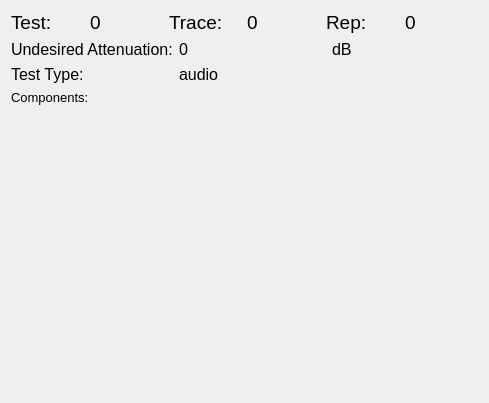
<?xml version="1.0" encoding="UTF-8"?>
<ui version="4.0">
 <class>StimDetailWidget</class>
 <widget class="QWidget" name="StimDetailWidget">
  <property name="geometry">
   <rect>
    <x>0</x>
    <y>0</y>
    <width>489</width>
    <height>403</height>
   </rect>
  </property>
  <property name="windowTitle">
   <string>Form</string>
  </property>
  <layout class="QVBoxLayout" name="verticalLayout">
   <item>
    <layout class="QHBoxLayout" name="horizontalLayout">
     <item>
      <widget class="QLabel" name="label">
       <property name="font">
        <font>
         <pointsize>14</pointsize>
        </font>
       </property>
       <property name="text">
        <string>Test:</string>
       </property>
      </widget>
     </item>
     <item>
      <widget class="QLabel" name="testNum">
       <property name="font">
        <font>
         <pointsize>14</pointsize>
        </font>
       </property>
       <property name="text">
        <string>0</string>
       </property>
      </widget>
     </item>
     <item>
      <widget class="QLabel" name="label_2">
       <property name="font">
        <font>
         <pointsize>14</pointsize>
        </font>
       </property>
       <property name="text">
        <string>Trace:</string>
       </property>
      </widget>
     </item>
     <item>
      <widget class="QLabel" name="traceNum">
       <property name="font">
        <font>
         <pointsize>14</pointsize>
        </font>
       </property>
       <property name="text">
        <string>0</string>
       </property>
      </widget>
     </item>
     <item>
      <widget class="QLabel" name="label_3">
       <property name="font">
        <font>
         <pointsize>14</pointsize>
        </font>
       </property>
       <property name="text">
        <string>Rep:</string>
       </property>
      </widget>
     </item>
     <item>
      <widget class="QLabel" name="repNum">
       <property name="font">
        <font>
         <pointsize>14</pointsize>
        </font>
       </property>
       <property name="text">
        <string>0</string>
       </property>
      </widget>
     </item>
    </layout>
   </item>
   <item>
    <layout class="QGridLayout" name="gridLayout">
     <item row="0" column="0">
      <widget class="QLabel" name="label_7">
       <property name="font">
        <font>
         <pointsize>12</pointsize>
        </font>
       </property>
       <property name="text">
        <string>Undesired Attenuation:</string>
       </property>
      </widget>
     </item>
     <item row="0" column="1">
      <widget class="QLabel" name="overAtten">
       <property name="font">
        <font>
         <pointsize>12</pointsize>
        </font>
       </property>
       <property name="text">
        <string>0</string>
       </property>
      </widget>
     </item>
     <item row="0" column="2">
      <widget class="QLabel" name="label_11">
       <property name="font">
        <font>
         <pointsize>12</pointsize>
        </font>
       </property>
       <property name="text">
        <string>dB</string>
       </property>
      </widget>
     </item>
     <item row="1" column="0">
      <widget class="QLabel" name="label_8">
       <property name="font">
        <font>
         <pointsize>12</pointsize>
        </font>
       </property>
       <property name="text">
        <string>Test Type:</string>
       </property>
      </widget>
     </item>
     <item row="1" column="1">
      <widget class="QLabel" name="traceType">
       <property name="font">
        <font>
         <pointsize>12</pointsize>
        </font>
       </property>
       <property name="text">
        <string>audio</string>
       </property>
      </widget>
     </item>
    </layout>
   </item>
   <item>
    <widget class="QLabel" name="label_9">
     <property name="font">
      <font>
       <pointsize>10</pointsize>
      </font>
     </property>
     <property name="text">
      <string>Components:</string>
     </property>
    </widget>
   </item>
   <item>
    <widget class="QScrollArea" name="scrollArea">
     <property name="frameShape">
      <enum>QFrame::NoFrame</enum>
     </property>
     <property name="widgetResizable">
      <bool>true</bool>
     </property>
     <widget class="QWidget" name="scrollAreaWidgetContents">
      <property name="geometry">
       <rect>
        <x>0</x>
        <y>0</y>
        <width>471</width>
        <height>280</height>
       </rect>
      </property>
      <layout class="QVBoxLayout" name="verticalLayout_2">
       <property name="margin">
        <number>0</number>
       </property>
       <item>
        <widget class="ComponentsDetailWidget" name="componentDetails" native="true">
         <property name="sizePolicy">
          <sizepolicy hsizetype="Preferred" vsizetype="Expanding">
           <horstretch>0</horstretch>
           <verstretch>0</verstretch>
          </sizepolicy>
         </property>
        </widget>
       </item>
      </layout>
     </widget>
    </widget>
   </item>
  </layout>
 </widget>
 <customwidgets>
  <customwidget>
   <class>ComponentsDetailWidget</class>
   <extends>QWidget</extends>
   <header>neurosound.stim.component_detail</header>
   <container>1</container>
  </customwidget>
 </customwidgets>
 <resources/>
 <connections/>
</ui>
